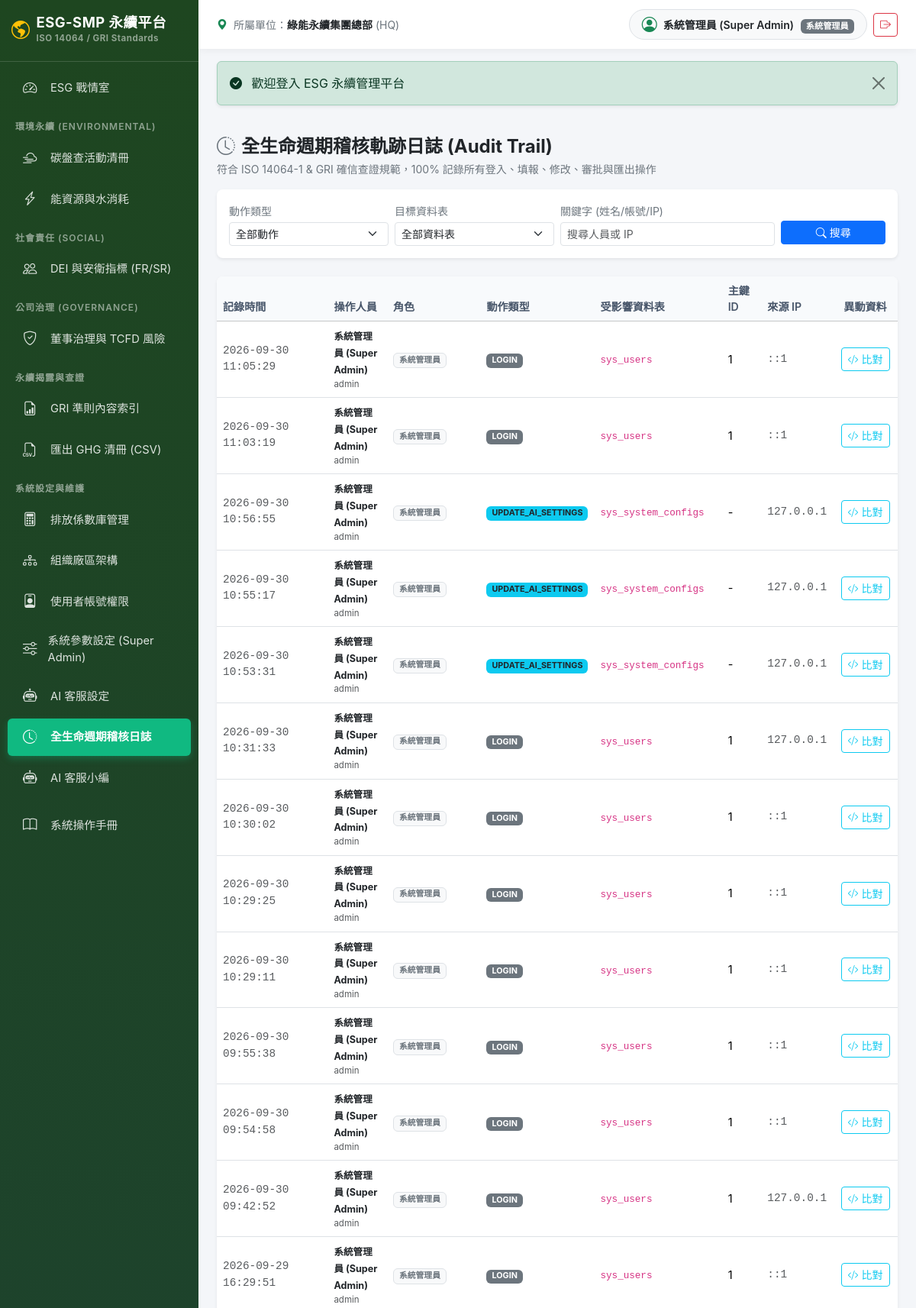
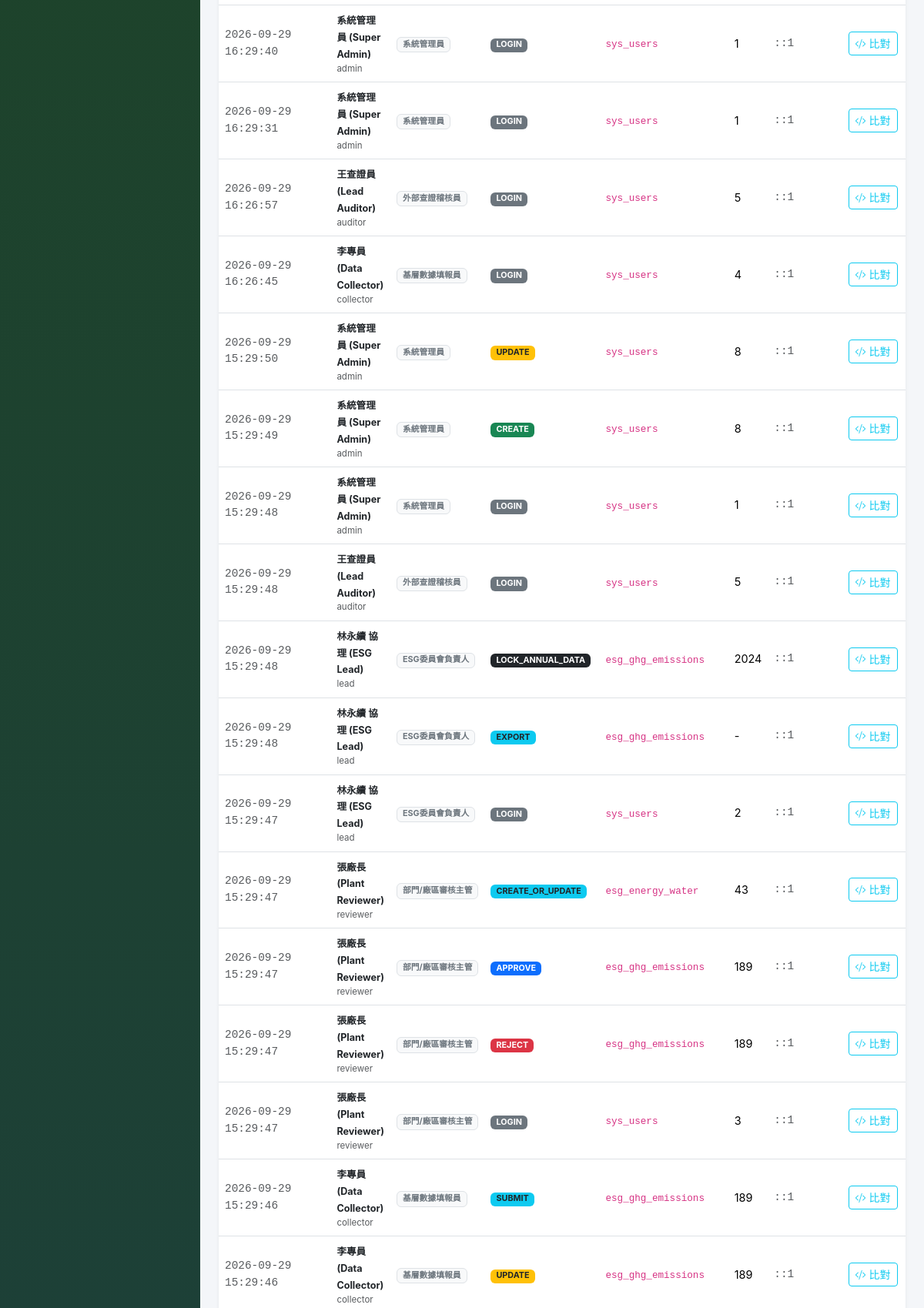
The page /index.php?route=audit (signed in, upper part) on the database its author committed (2 pictures, top to bottom).
### tables this page shows
CREATE TABLE `sys_audit_logs` (
  `id` bigint(20) unsigned NOT NULL AUTO_INCREMENT,
  `user_id` bigint(20) unsigned NOT NULL COMMENT '操作人員 ID',
  `action_type` varchar(30) NOT NULL COMMENT '動作類型 (LOGIN, CREATE, UPDATE, DELETE, APPROVE, REJECT, EXPORT)',
  `target_table` varchar(50) NOT NULL COMMENT '影響之資料表',
  `record_id` bigint(20) unsigned DEFAULT NULL COMMENT '受影響紀錄之主鍵 ID',
  `old_values` longtext DEFAULT NULL COMMENT '異動前數據 (JSON)' CHECK (json_valid(`old_values`)),
  `new_values` longtext DEFAULT NULL COMMENT '異動後數據 (JSON)' CHECK (json_valid(`new_values`)),
  `ip_address` varchar(45) NOT NULL COMMENT '客戶端 IP 位址',
  `user_agent` varchar(255) DEFAULT NULL COMMENT '瀏覽器識別',
  `created_at` datetime NOT NULL DEFAULT current_timestamp(),
  PRIMARY KEY (`id`),
  KEY `fk_audit_user` (`user_id`),
  KEY `idx_audit_action` (`action_type`),
  KEY `idx_audit_table` (`target_table`),
  KEY `idx_audit_time` (`created_at`),
  CONSTRAINT `fk_audit_user` FOREIGN KEY (`user_id`) REFERENCES `sys_users` (`id`) ON DELETE CASCADE
);

CREATE TABLE `sys_users` (
  `id` bigint(20) unsigned NOT NULL AUTO_INCREMENT COMMENT '使用者 ID',
  `org_unit_id` int(10) unsigned NOT NULL COMMENT '所屬組織單位 ID',
  `role_id` int(10) unsigned NOT NULL COMMENT '所屬角色 ID',
  `username` varchar(50) NOT NULL COMMENT '登入帳號 / 員工編號',
  `password_hash` varchar(255) NOT NULL COMMENT '密碼雜湊值 (PHP password_hash)',
  `full_name` varchar(100) NOT NULL COMMENT '使用者中文姓名',
  `email` varchar(150) NOT NULL COMMENT '電子信箱 (審批通知)',
  `phone` varchar(30) DEFAULT NULL COMMENT '分機 / 聯絡電話',
  `status` tinyint(1) NOT NULL DEFAULT 1 COMMENT '帳號狀態 (1: 啟用, 0: 停用, -1: 鎖定)',
  `failed_login_count` tinyint(4) NOT NULL DEFAULT 0 COMMENT '連續密碼錯誤次數',
  `last_login_at` datetime DEFAULT NULL COMMENT '最後登入時間',
  `last_login_ip` varchar(45) DEFAULT NULL COMMENT '最後登入 IP',
  `created_at` datetime NOT NULL DEFAULT current_timestamp(),
  `updated_at` datetime NOT NULL DEFAULT current_timestamp() ON UPDATE current_timestamp(),
  PRIMARY KEY (`id`),
  UNIQUE KEY `username` (`username`),
  KEY `fk_user_org` (`org_unit_id`),
  KEY `fk_user_role` (`role_id`),
  KEY `idx_user_email` (`email`),
  KEY `idx_user_status` (`status`),
  CONSTRAINT `fk_user_org` FOREIGN KEY (`org_unit_id`) REFERENCES `sys_org_units` (`id`),
  CONSTRAINT `fk_user_role` FOREIGN KEY (`role_id`) REFERENCES `sys_roles` (`id`)
);

CREATE TABLE `sys_roles` (
  `id` int(10) unsigned NOT NULL AUTO_INCREMENT,
  `role_code` varchar(30) NOT NULL COMMENT '角色代碼 (admin, esg_lead, reviewer, collector, auditor)',
  `role_name` varchar(50) NOT NULL COMMENT '角色顯示名稱',
  `description` varchar(255) DEFAULT NULL COMMENT '權限範圍說明',
  `created_at` datetime NOT NULL DEFAULT current_timestamp(),
  PRIMARY KEY (`id`),
  UNIQUE KEY `role_code` (`role_code`)
);

### app/Controllers/AuditController.php (called while the page is built, shortened)
<?php
require_once __DIR__ . '/../Database.php';
class AuditController {
    public function index() {
        $pdo = Database::getConnection();
        $keyword = trim($_GET['keyword'] ?? '');
        $sql = "
            SELECT a.*, u.username, u.full_name, r.role_name
            FROM sys_audit_logs a
            LEFT JOIN sys_users u ON a.user_id = u.id
            LEFT JOIN sys_roles r ON u.role_id = r.id
            WHERE 1=1
        ";
        $params = [];
        $sql .= " ORDER BY a.id DESC LIMIT 200";
        $stmt = $pdo->prepare($sql);
        $stmt->execute($params);
        $logs = $stmt->fetchAll();
        require __DIR__ . '/../../views/audit/index.php';
    }
}

### config/app.php (called while the page is built, shortened)
<?php
function e($string) {
    return htmlspecialchars((string)$string, ENT_QUOTES, 'UTF-8');
}

### app/Database.php (called while the page is built, shortened)
<?php
class CustomPDO extends PDO {
    public function prepare($statement, $options = []) {
        return parent::prepare($statement, $options);
    }
}

### views/audit/index.php (the view, shortened to what this page needs)
<?php
require __DIR__ . '/../layout/header.php';
?>
<div class="d-flex justify-content-between align-items-center mb-3 flex-wrap gap-2">
    <div>
        <h4 class="fw-bold mb-1 text-dark">
            <i class="bi bi-clock-history text-secondary me-2"></i>全生命週期稽核軌跡日誌 (Audit Trail)
        </h4>
        <div class="text-secondary small">
            符合 ISO 14064-1 & GRI 確信查證規範，100% 記錄所有登入、填報、修改、審批與匯出操作
        </div>
    </div>
</div>
<div class="card border-0 shadow-sm p-3 mb-4 rounded-3">
    <form method="GET" action="index.php" class="row g-2 align-items-center">
        <div class="col-md-3 col-6">
            <label class="form-label small text-secondary mb-1">動作類型</label>
            <select name="action_type" class="form-select form-select-sm" onchange="this.form.submit()">
                <option value="">全部動作</option>
            </select>
        </div>
        <div class="col-md-3 col-6">
            <label class="form-label small text-secondary mb-1">目標資料表</label>
            <select name="table" class="form-select form-select-sm" onchange="this.form.submit()">
                <option value="">全部資料表</option>
            </select>
        </div>
        <div class="col-md-4 col-8">
            <label class="form-label small text-secondary mb-1">關鍵字 (姓名/帳號/IP)</label>
            <input type="text" name="keyword" class="form-control form-control-sm" placeholder="搜尋人員或 IP" value="<?= e($keyword) ?>">
        </div>
        <div class="col-md-2 col-4 d-flex align-items-end">
            <button type="submit" class="btn btn-primary btn-sm w-100" style="margin-top: 24px;">
                <i class="bi bi-search me-1"></i>搜尋
            </button>
        </div>
    </form>
</div>
<div class="card border-0 shadow-sm rounded-3 overflow-hidden">
    <div class="table-responsive">
        <table class="table table-hover align-middle mb-0">
            <thead class="table-light">
                <tr>
                    <th style="width: 170px;">記錄時間</th>
                    <th>操作人員</th>
                    <th>角色</th>
                    <th>動作類型</th>
                    <th>受影響資料表</th>
                    <th>主鍵 ID</th>
                    <th>來源 IP</th>
                    <th class="text-center" style="width: 100px;">異動資料</th>
                </tr>
            </thead>
            <tbody>
                <?php if (empty($logs)): ?>
                    <tr><td colspan="8" class="text-center py-4 text-muted">目前暫無符合條件之稽核軌跡日誌</td></tr>
                <?php else: ?>
                    <?php foreach ($logs as $l): ?>
                        <tr>
                            <td class="small text-muted font-monospace"><?= $l['created_at'] ?></td>
                            <td>
                                <strong class="text-dark small"><?= e($l['full_name'] ?: '系統內部') ?></strong>
                                <div class="text-muted" style="font-size: 0.72rem;"><?= e($l['username']) ?></div>
                            </td>
                            <td>
                                <span class="badge bg-light text-secondary border"><?= e($l['role_name'] ?: 'System') ?></span>
                            </td>
                            <td>
                                <?php
                                $badgeClass = match($l['action_type']) {
                                    'LOGIN' => 'bg-secondary',
                                    'CREATE' => 'bg-success',
                                    'UPDATE' => 'bg-warning text-dark',
                                    'APPROVE' => 'bg-primary',
                                    'REJECT' => 'bg-danger',
                                    'DELETE' => 'bg-danger',
                                    'LOCK_ANNUAL_DATA' => 'bg-dark',
                                    default => 'bg-info text-dark'
                                };
                                ?>
                                <span class="badge <?= $badgeClass ?>"><?= $l['action_type'] ?></span>
                            </td>
                            <td><code><?= e($l['target_table']) ?></code></td>
                            <td><?= $l['record_id'] ?: '-' ?></td>
                            <td class="small text-muted font-monospace"><?= e($l['ip_address']) ?></td>
                            <td class="text-center">
                                <?php if (!empty($l['old_values']) || !empty($l['new_values'])): ?>
                                    <button type="button" class="btn btn-outline-info btn-sm view-diff-btn"
                                            data-bs-toggle="modal" data-bs-target="#diffModal"
                                            data-action="<?= $l['action_type'] ?>"
                                            data-old='<?= htmlspecialchars($l['old_values'] ?: '{}', ENT_QUOTES, 'UTF-8') ?>'
                                            data-new='<?= htmlspecialchars($l['new_values'] ?: '{}', ENT_QUOTES, 'UTF-8') ?>'>
                                        <i class="bi bi-code-slash"></i> 比對
                                    </button>
                                <?php else: ?>
                                    <span class="text-muted small">-</span>
                                <?php endif; ?>
                            </td>
                        </tr>
                    <?php endforeach; ?>
                <?php endif; ?>
            </tbody>
        </table>
    </div>
</div>
<?php require __DIR__ . '/../layout/footer.php'; ?>

### assets/css/style.css (style rules this page uses)
:root { --esg-green: #1E4620; --esg-green-light: #2D6A30; --esg-navy: #1B365D; --esg-accent: #10B981; --esg-bg: #F4F6F9; --esg-sidebar-width: 260px; }
body { background-color: var(--esg-bg); font-family: -apple-system, BlinkMacSystemFont, "Segoe UI", Roboto, "Helvetica Neue", Arial, sans-serif, "Microsoft JhengHei"; color: #333333; min-height: 100vh; }
.table th { background-color: #F8FAFC; color: #475569; font-weight: 600; font-size: 0.88rem; border-top: none; }
.table td { vertical-align: middle; font-size: 0.9rem; }

### rows shown on the page
sys_audit_logs: created_at "2026-09-30 11:05:29", user.full_name "系統管理員 (Super Admin)", user.username "admin", sys_roles.role_name "系統管理員", action_type "LOGIN", target_table "sys_users", record "1", ip_address "::1"
sys_audit_logs: created_at "2026-09-30 11:03:19", user.full_name "系統管理員 (Super Admin)", user.username "admin", sys_roles.role_name "系統管理員", action_type "LOGIN", target_table "sys_users", record "1", ip_address "::1"
sys_audit_logs: created_at "2026-09-30 10:56:55", user.full_name "系統管理員 (Super Admin)", user.username "admin", sys_roles.role_name "系統管理員", action_type "UPDATE_AI_SETTINGS", target_table "sys_system_configs", record "-", ip_address "127.0.0.1"
sys_audit_logs: created_at "2026-09-30 10:55:17", user.full_name "系統管理員 (Super Admin)", user.username "admin", sys_roles.role_name "系統管理員", action_type "UPDATE_AI_SETTINGS", target_table "sys_system_configs", record "-", ip_address "127.0.0.1"
sys_audit_logs: created_at "2026-09-30 10:53:31", user.full_name "系統管理員 (Super Admin)", user.username "admin", sys_roles.role_name "系統管理員", action_type "UPDATE_AI_SETTINGS", target_table "sys_system_configs", record "-", ip_address "127.0.0.1"
sys_audit_logs: created_at "2026-09-30 10:31:33", user.full_name "系統管理員 (Super Admin)", user.username "admin", sys_roles.role_name "系統管理員", action_type "LOGIN", target_table "sys_users", record "1", ip_address "127.0.0.1"
sys_audit_logs: created_at "2026-09-30 10:30:02", user.full_name "系統管理員 (Super Admin)", user.username "admin", sys_roles.role_name "系統管理員", action_type "LOGIN", target_table "sys_users", record "1", ip_address "::1"
sys_audit_logs: created_at "2026-09-30 10:29:25", user.full_name "系統管理員 (Super Admin)", user.username "admin", sys_roles.role_name "系統管理員", action_type "LOGIN", target_table "sys_users", record "1", ip_address "::1"
sys_audit_logs: created_at "2026-09-30 10:29:11", user.full_name "系統管理員 (Super Admin)", user.username "admin", sys_roles.role_name "系統管理員", action_type "LOGIN", target_table "sys_users", record "1", ip_address "::1"
sys_audit_logs: created_at "2026-09-30 09:55:38", user.full_name "系統管理員 (Super Admin)", user.username "admin", sys_roles.role_name "系統管理員", action_type "LOGIN", target_table "sys_users", record "1", ip_address "::1"
sys_audit_logs: created_at "2026-09-30 09:54:58", user.full_name "系統管理員 (Super Admin)", user.username "admin", sys_roles.role_name "系統管理員", action_type "LOGIN", target_table "sys_users", record "1", ip_address "::1"
sys_audit_logs: created_at "2026-09-30 09:42:52", user.full_name "系統管理員 (Super Admin)", user.username "admin", sys_roles.role_name "系統管理員", action_type "LOGIN", target_table "sys_users", record "1", ip_address "127.0.0.1"
sys_audit_logs: created_at "2026-09-29 16:29:51", user.full_name "系統管理員 (Super Admin)", user.username "admin", sys_roles.role_name "系統管理員", action_type "LOGIN", target_table "sys_users", record "1", ip_address "::1"
sys_audit_logs: created_at "2026-09-29 16:29:40", user.full_name "系統管理員 (Super Admin)", user.username "admin", sys_roles.role_name "系統管理員", action_type "LOGIN", target_table "sys_users", record "1", ip_address "::1"
sys_audit_logs: created_at "2026-09-29 16:29:31", user.full_name "系統管理員 (Super Admin)", user.username "admin", sys_roles.role_name "系統管理員", action_type "LOGIN", target_table "sys_users", record "1", ip_address "::1"
sys_audit_logs: created_at "2026-09-29 16:26:57", user.full_name "王查證員 (Lead Auditor)", user.username "auditor", sys_roles.role_name "外部查證稽核員", action_type "LOGIN", target_table "sys_users", record "5", ip_address "::1"
sys_audit_logs: created_at "2026-09-29 16:26:45", user.full_name "李專員 (Data Collector)", user.username "collector", sys_roles.role_name "基層數據填報員", action_type "LOGIN", target_table "sys_users", record "4", ip_address "::1"
sys_audit_logs: created_at "2026-09-29 15:29:50", user.full_name "系統管理員 (Super Admin)", user.username "admin", sys_roles.role_name "系統管理員", action_type "UPDATE", target_table "sys_users", record "8", ip_address "::1"
sys_audit_logs: created_at "2026-09-29 15:29:49", user.full_name "系統管理員 (Super Admin)", user.username "admin", sys_roles.role_name "系統管理員", action_type "CREATE", target_table "sys_users", record "8", ip_address "::1"
sys_audit_logs: created_at "2026-09-29 15:29:48", user.full_name "系統管理員 (Super Admin)", user.username "admin", sys_roles.role_name "系統管理員", action_type "LOGIN", target_table "sys_users", record "1", ip_address "::1"
sys_audit_logs: created_at "2026-09-29 15:29:48", user.full_name "王查證員 (Lead Auditor)", user.username "auditor", sys_roles.role_name "外部查證稽核員", action_type "LOGIN", target_table "sys_users", record "5", ip_address "::1"
sys_audit_logs: created_at "2026-09-29 15:29:48", user.full_name "林永續 協理 (ESG Lead)", user.username "lead", sys_roles.role_name "ESG委員會負責人", action_type "LOCK_ANNUAL_DATA", target_table "esg_ghg_emissions", record "2024", ip_address "::1"
sys_audit_logs: created_at "2026-09-29 15:29:48", user.full_name "林永續 協理 (ESG Lead)", user.username "lead", sys_roles.role_name "ESG委員會負責人", action_type "EXPORT", target_table "esg_ghg_emissions", record "-", ip_address "::1"
sys_audit_logs: created_at "2026-09-29 15:29:47", user.full_name "林永續 協理 (ESG Lead)", user.username "lead", sys_roles.role_name "ESG委員會負責人", action_type "LOGIN", target_table "sys_users", record "2", ip_address "::1"
sys_audit_logs: created_at "2026-09-29 15:29:47", user.full_name "張廠長 (Plant Reviewer)", user.username "reviewer", sys_roles.role_name "部門/廠區審核主管", action_type "CREATE_OR_UPDATE", target_table "esg_energy_water", record "43", ip_address "::1"
sys_audit_logs: created_at "2026-09-29 15:29:47", user.full_name "張廠長 (Plant Reviewer)", user.username "reviewer", sys_roles.role_name "部門/廠區審核主管", action_type "APPROVE", target_table "esg_ghg_emissions", record "189", ip_address "::1"
sys_audit_logs: created_at "2026-09-29 15:29:47", user.full_name "張廠長 (Plant Reviewer)", user.username "reviewer", sys_roles.role_name "部門/廠區審核主管", action_type "REJECT", target_table "esg_ghg_emissions", record "189", ip_address "::1"
sys_audit_logs: created_at "2026-09-29 15:29:47", user.full_name "張廠長 (Plant Reviewer)", user.username "reviewer", sys_roles.role_name "部門/廠區審核主管", action_type "LOGIN", target_table "sys_users", record "3", ip_address "::1"
sys_audit_logs: created_at "2026-09-29 15:29:46", user.full_name "李專員 (Data Collector)", user.username "collector", sys_roles.role_name "基層數據填報員", action_type "SUBMIT", target_table "esg_ghg_emissions", record "189", ip_address "::1"
sys_audit_logs: created_at "2026-09-29 15:29:46", user.full_name "李專員 (Data Collector)", user.username "collector", sys_roles.role_name "基層數據填報員", action_type "UPDATE", target_table "esg_ghg_emissions", record "189", ip_address "::1"

### other values the page prints
$user['unit_name'] "綠能永續集團總部"
$user['unit_code'] "HQ"
$user['full_name'] "系統管理員 (Super Admin)"
$user['role_name'] "系統管理員"
$flash['message'] "歡迎登入 ESG 永續管理平台"
